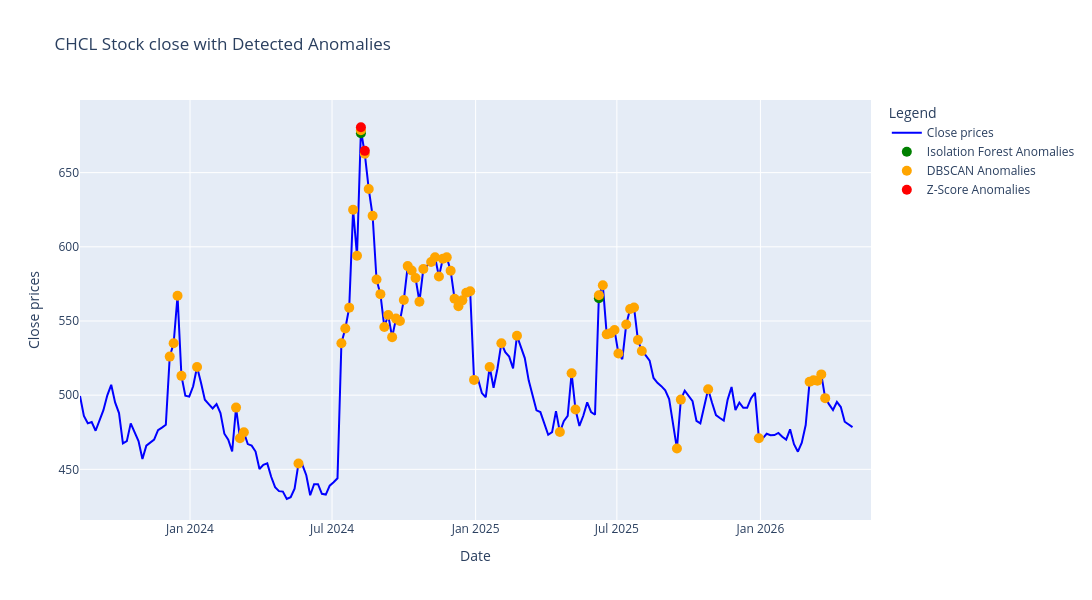

Write notebook code for a chart like this one.
### Code cell
import plotly.graph_objects as go


fig = go.Figure()

# Add the line for the closing close
fig.add_trace(
    go.Scatter(
        x=df.index,
        y=df["close"],
        mode="lines",
        name="Close prices",
        line=dict(color="blue"),
    )
)


# Add the scatter plot for Isolation Forest anomalies
fig.add_trace(
    go.Scatter(
        x=anomalies_if[anomalies_if["Anomaly_Isolation_Forest"] == -1].index,
        y=anomalies_if[anomalies_if["Anomaly_Isolation_Forest"] == -1]["close"] - 2,
        mode="markers",
        name="Isolation Forest Anomalies",
        marker=dict(color="green", size=10),
    )
)

# Add the scatter plot for DBSCAN anomalies
fig.add_trace(
    go.Scatter(
        x=anomalies_dbscan[anomalies_dbscan["Anomaly_DBSCAN"] == -1].index,
        y=anomalies_dbscan[anomalies_dbscan["Anomaly_DBSCAN"] == -1]["close"],
        mode="markers",
        name="DBSCAN Anomalies",
        marker=dict(color="orange", size=10),
    )
)

# Add the scatter plot for Z-Score anomalies
fig.add_trace(
    go.Scatter(
        x=anomalies_zscore.index,
        y=anomalies_zscore["close"] + 2,
        mode="markers",
        name="Z-Score Anomalies",
        marker=dict(color="red", size=10),
    )
)


# Update layout
fig.update_layout(
    title=f"{stock_name} Stock close with Detected Anomalies",
    xaxis_title="Date",
    yaxis_title="Close prices",
    legend_title="Legend",
    width=1200,
    height=600,
)

# Show the plot
fig.show()

### Figure 1 — Plotly figure (JSON) as saved in the notebook; plotly's stock layout.template omitted (floating-point values rounded to 4 significant figures; data arrays with more than 128 entries replaced by an {"elided": "..."} marker saying what was removed)
{"data": [{"line": {"color": "blue"}, "mode": "lines", "name": "Close prices", "type": "scatter", "x": {"elided": "193 str values"}, "y": {"elided": "193 float values"}}, {"marker": {"color": "green", "size": 10}, "mode": "markers", "name": "Isolation Forest Anomalies", "type": "scatter", "x": ["2024-08-07T00:00:00.000000000", "2025-06-08T00:00:00.000000000"], "y": [676.6, 565.4]}, {"marker": {"color": "orange", "size": 10}, "mode": "markers", "name": "DBSCAN Anomalies", "type": "scatter", "x": ["2023-12-06T00:00:00.000000000", "2023-12-11T00:00:00.000000000", "2023-12-16T00:00:00.000000000", "2023-12-21T00:00:00.000000000", "2024-01-10T00:00:00.000000000", "2024-02-29T00:00:00.000000000", "2024-03-05T00:00:00.000000000", "2024-03-10T00:00:00.000000000", "2024-05-19T00:00:00.000000000", "2024-07-13T00:00:00.000000000", "2024-07-18T00:00:00.000000000", "2024-07-23T00:00:00.000000000", "2024-07-28T00:00:00.000000000", "2024-08-02T00:00:00.000000000", "2024-08-07T00:00:00.000000000", "2024-08-12T00:00:00.000000000", "2024-08-17T00:00:00.000000000", "2024-08-22T00:00:00.000000000", "2024-08-27T00:00:00.000000000", "2024-09-01T00:00:00.000000000", "2024-09-06T00:00:00.000000000", "2024-09-11T00:00:00.000000000", "2024-09-16T00:00:00.000000000", "2024-09-21T00:00:00.000000000", "2024-09-26T00:00:00.000000000", "2024-10-01T00:00:00.000000000", "2024-10-06T00:00:00.000000000", "2024-10-11T00:00:00.000000000", "2024-10-16T00:00:00.000000000", "2024-10-21T00:00:00.000000000", "2024-10-26T00:00:00.000000000", "2024-11-05T00:00:00.000000000", "2024-11-10T00:00:00.000000000", "2024-11-15T00:00:00.000000000", "2024-11-20T00:00:00.000000000", "2024-11-25T00:00:00.000000000", "2024-11-30T00:00:00.000000000", "2024-12-05T00:00:00.000000000", "2024-12-10T00:00:00.000000000", "2024-12-15T00:00:00.000000000", "2024-12-20T00:00:00.000000000", "2024-12-25T00:00:00.000000000", "2024-12-30T00:00:00.000000000", "2025-01-19T00:00:00.000000000", "2025-02-03T00:00:00.000000000", "2025-02-23T00:00:00.000000000", "2025-04-19T00:00:00.000000000", "2025-05-04T00:00:00.000000000", "2025-05-09T00:00:00.000000000", "2025-06-08T00:00:00.000000000", "2025-06-13T00:00:00.000000000", "2025-06-18T00:00:00.000000000", "2025-06-23T00:00:00.000000000", "2025-06-28T00:00:00.000000000", "2025-07-03T00:00:00.000000000", "2025-07-13T00:00:00.000000000", "2025-07-18T00:00:00.000000000", "2025-07-23T00:00:00.000000000", "2025-07-28T00:00:00.000000000", "2025-08-02T00:00:00.000000000", "2025-09-16T00:00:00.000000000", "2025-09-21T00:00:00.000000000", "2025-10-26T00:00:00.000000000", "2025-12-30T00:00:00.000000000", "2026-03-05T00:00:00.000000000", "2026-03-10T00:00:00.000000000", "2026-03-15T00:00:00.000000000", "2026-03-20T00:00:00.000000000", "2026-03-25T00:00:00.000000000"], "y": [526.0, 535.0, 567.0, 513.0, 519.0, 491.6, 471.0, 475.0, 453.9, 535.0, 544.9, 559.0, 625.0, 594.0, 678.6, 662.7, 639.0, 620.9, 578.0, 568.1, 546.0, 554.0, 539.1, 551.6, 550.0, 564.2, 587.0, 584.0, 579.0, 563.0, 585.0, 589.8, 593.0, 580.0, 592.0, 592.9, 583.9, 565.0, 560.0, 563.9, 569.0, 570.0, 510.3, 519.0, 535.0, 540.0, 475.1, 514.8, 490.3, 567.4, 574.1, 541.0, 541.8, 543.9, 528.1, 547.6, 558.1, 559.1, 537.2, 529.8, 464.0, 497.0, 504.0, 471.0, 509.0, 510.0, 509.7, 514.0, 498.0]}, {"marker": {"color": "red", "size": 10}, "mode": "markers", "name": "Z-Score Anomalies", "type": "scatter", "x": ["2024-08-07T00:00:00.000000000", "2024-08-12T00:00:00.000000000"], "y": [680.6, 664.7]}], "layout": {"height": 600, "legend": {"title": {"text": "Legend"}}, "title": {"text": "CHCL Stock close with Detected Anomalies"}, "width": 1200, "xaxis": {"title": {"text": "Date"}}, "yaxis": {"title": {"text": "Close prices"}}}}
